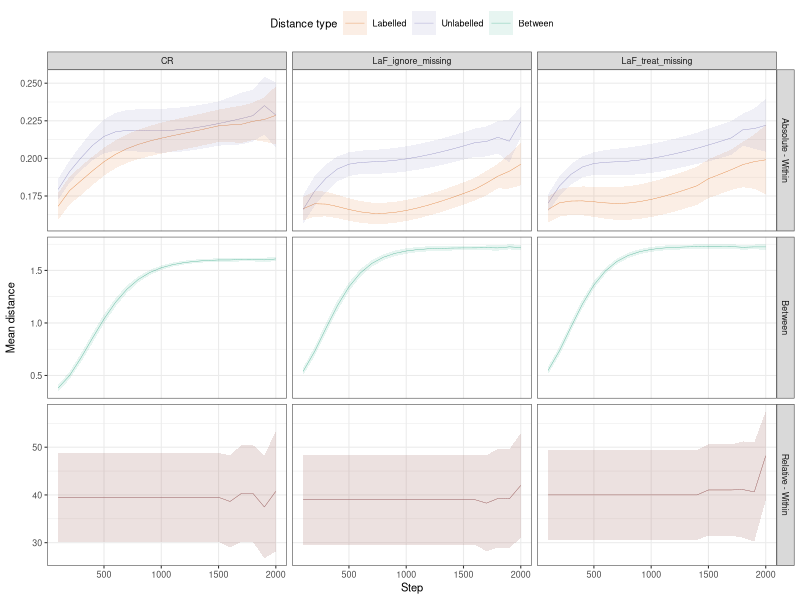

Write the R code that produced this figure.
# LIBRARY IMPORTS
library(ggplot2)
library(Hmisc)
library(plyr)
library(car)

## Summarizes data.
## Gives count, mean, standard deviation, standard error of the mean, and confidence interval (default 95%).
##   data: a data frame.
##   measurevar: the name of a column that contains the variable to be summariezed
##   groupvars: a vector containing names of columns that contain grouping variables
##   na.rm: a boolean that indicates whether to ignore NA's
##   conf.interval: the percent range of the confidence interval (default is 95%)
summarySE <- function(data=NULL, measurevar, groupvars=NULL, na.rm=FALSE,
                      conf.interval=.95, .drop=TRUE) {
  library(plyr)
  
  # New version of length which can handle NA's: if na.rm==T, don't count them
  length2 <- function (x, na.rm=FALSE) {
    if (na.rm) sum(!is.na(x))
    else       length(x)
  }
  
  # This does the summary. For each group's data frame, return a vector with
  # N, mean, and sd
  datac <- ddply(data, groupvars, .drop=.drop,
                 .fun = function(xx, col) {
                   c(N    = length2(xx[[col]], na.rm=na.rm),
                     mean = mean   (xx[[col]], na.rm=na.rm),
                     sd   = sd     (xx[[col]], na.rm=na.rm)
                   )
                 },
                 measurevar
  )
  
  # Rename the "mean" column    
  datac <- rename(datac, c("mean" = measurevar))
  
  datac$se <- datac$sd / sqrt(datac$N)  # Calculate standard error of the mean
  
  # Confidence interval multiplier for standard error
  # Calculate t-statistic for confidence interval: 
  # e.g., if conf.interval is .95, use .975 (above/below), and use df=N-1
  ciMult <- qt(conf.interval/2 + .5, datac$N-1)
  datac$ci <- datac$se * ciMult
  
  return(datac)
}

# TASK SELECTION
compute_distances <- F #Whether or not to compute the distances

if (!compute_distances) {
  d <- read.csv(file="../results/Category_hidden_distances.csv", header=T)
} else {
  # DATA HANDLING
  # Import data, from both Category and SingleObject
  h_rep <- read.csv("../results/Category_hidden_LTM.csv", head=TRUE)
  # Initialise d to maximum possible number of cases
  # (subject(80)*step(20)*theory(CR,LaF)*dist_type(labelled;unlabelled;between;r_labelled;r_unlabelled) = 16000)
  d <- data.frame(subject=numeric(20000), theory=factor(NA), step=0,
                  dist_type=NA, mu=0)
  levels(d$theory) <- c("CR", "LaF")
  # Loop over subject, memory_type, and step
  i <- 1
  for (subject in 0:max(h_rep$subject)) {
    print(subject)
    for (step in levels(factor(h_rep$step[h_rep$subject==subject]))){
      index <- h_rep$subject==subject & h_rep$step==step
      # WITHIN CATEGORY MEAN DISTANCE
      dist.l <- c()  # Labelled category (coded 0 in df)
      dist.nl <- c() # Unlabelled category (coded 1 in df)
      # Create index for category
      index.l <- index & h_rep$labelled=="label"
      index.nl <- index & h_rep$labelled=="no_label"
      for (e1 in 0:2){
        # Create index for first exemplar
        index1.l <- index.l & h_rep$exemplar==e1
        index1.nl <- index.nl & h_rep$exemplar==e1+4
        for (e2 in (e1+1):3){
          # Create index for second exemplar
          index2.l <- index.l & h_rep$exemplar==e2
          index2.nl <- index.nl & h_rep$exemplar==e2+4
          # Append distances
          dist.l <- c(dist.l,
                      dist(rbind(h_rep[index1.l, -(1:5)],
                                 h_rep[index2.l, -(1:5)]))[1])
          #print(c("Added distance between",e1,"and",e2))
          dist.nl <- c(dist.nl,
                       dist(rbind(h_rep[index1.nl, -(1:5)],
                                  h_rep[index2.nl, -(1:5)]))[1])
          #print(c("Added distance between",e1+4,"and",e2+4))
        }
      }
      # Save mean of distance for labelled category with all info
      d[i,] <- c(h_rep[index1.l, 1:3], "labelled",  mean(dist.l))
      #print("Added a row for dist.l")
      # Save mean of distance for unlabelled category with all info
      d[i + 1,] <- c(h_rep[index1.nl, 1:3], "unlabelled", mean(dist.nl))
      #print("Added a row for dist.nl")
      # Compute centre ("prototype") of each category
      proto.l <- colMeans(h_rep[index.l, -(1:5)])
      #print("Computed labelled prototype")
      proto.nl <- colMeans(h_rep[index.nl, -(1:5)])
      #print("Computed unlabelled prototype")
      # Save distances between categories
      d[i + 2,] <- c(h_rep[index1.nl, 1:3], "between",
                     dist(rbind(proto.l, proto.nl))[1])
      #print("Added a row for LTM between- distance")
      # Relative distances
      d[i + 3,] <- c(h_rep[index1.l, 1:3], "r_labelled",  d[i,5]/d[i+2,5])
      d[i + 4,] <- c(h_rep[index1.nl, 1:3], "r_unlabelled",  d[i+1,5]/d[i+2,5])
      i <- i + 5
    }
  }
  # Code dist_type as a factor, get rid of NAs
  d$dist_type <- factor(d$dist_type)
  d <- na.omit(d)
  # Write file if generating distances
  write.csv(d, file="../results/Category_hidden_distances.csv", row.names=F)
}

# DATA HANDLING
# Create two distance type columns (labeled/unlabeled/between, and absolute/relative/between)
d$abs_rel <- recode(d$dist_type, "'r_labelled'='Relative - Within'; 'r_unlabelled'='Relative - Within'; 'labelled'='Absolute - Within'; 'unlabelled'='Absolute - Within'; 'between'='Between'")
d$dist_type <- recode(d$dist_type, "'r_labelled'='Labelled'; 'r_unlabelled'='Unlabelled'; 'labelled'='Labelled'; 'unlabelled'='Unlabelled'; 'between'='Between'")

# GRAPH
# Select observations for plot, dropping unusued factors
d <- droplevels(d[d$step>0 & d$step <= 2000,])
# Get summary of the data
d.sum <- summarySE(d, measurevar="mu", groupvars=c("theory", "step", "dist_type", "abs_rel"), conf.interval=.95)
# Create plot
d.plot <- ggplot(d.sum,
                 aes(x = step,
                     y = mu,
                     colour = dist_type)) +
  facet_grid(abs_rel~theory, scales="free_y") +
  xlab("Step") + ylab("Mean distance") + theme_bw(base_size=8) +
  theme(panel.grid.minor.x=element_blank(),
        legend.position = "top") + 
  scale_fill_brewer(name = "Distance type", palette="Dark2",
                    breaks=c("Labelled","Unlabelled","Between")) +
  scale_colour_brewer(name = "Distance type", palette="Dark2",
                      breaks=c("Labelled","Unlabelled","Between")) +
  geom_line(size=.1) +
  geom_ribbon(aes(ymin=mu-ci, ymax=mu+ci, fill=dist_type), alpha=0.1, size=0)
# Save plot
ggsave("../results/Distances.png", plot = d.plot, height = 5, width = 6.5)
